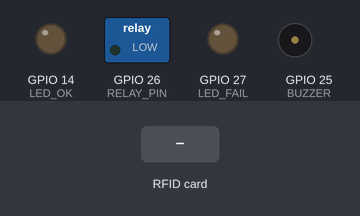
This sketch was run on a simulated ESP32. Parts: switched loads named in the sketch (green lamp = pin HIGH), output pins drawn as LEDs (lit = HIGH), buzzer (waves = sounding, pin HIGH). The inputs (shaded band) are chosen by the test bench. WiFi joins after 1.5 s; servers stay silent unless stated; uploads are accepted with an empty reply; the local clock reads 2024-03-15 10:24:30 at power-on unless the sketch sets it; what the sketch prints to the serial monitor is not drawn.

Above: at 2.8 s.
2.9 s: RFID card 5E 7A 19 C4 held to the reader
At 3.53 s:
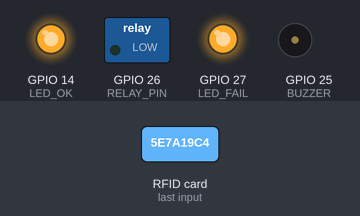
Timing chart, 0 to 5.9 s (numbered marks = the images above; inputs shaded):
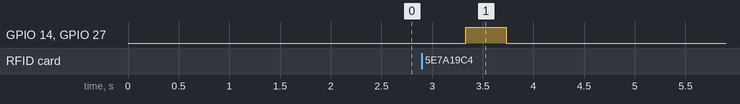

The sketch:

sipav_esp32_firebase.ino
```cpp
/* ════════════════════════════════════════════════════════════════════
   SIPAV-UFPS · Firmware ESP32 + RC522  (Firebase Realtime Database REST)
   ────────────────────────────────────────────────────────────────────
   Qué hace en cada lectura de tarjeta:
     1. Lee el UID de la tarjeta.
     2. Consulta  GET  /users/{UIDKEY}.json   en Firebase.
     3a. Si la tarjeta NO está registrada → escribe /enroll (para que la
         página "Registrar usuario" capture ese UID y lo asigne).
     3b. Si SÍ está registrada → decide permitido/denegado, registra el
         acceso en  POST /logs.json  y abre la barrera si está autorizado.

   ── Dónde se envía el valor del RFID ──
      A tu base de Firebase (la misma que usa la página web).
      No necesitas servidor propio.

   ── Dónde se lee si se autoriza la entrada ──
      En la respuesta del GET /users/{UIDKEY}.json:
        • null            → no registrada
        • {"blocked":true}→ denegado
        • status != Activo→ denegado
        • si no           → PERMITIDO → abre la barrera

   Librerías (Gestor de librerías del IDE de Arduino):
     • "MFRC522" by GithubCommunity
     • "ArduinoJson" by Benoit Blanchon
   Placa: "ESP32 Dev Module"
   ════════════════════════════════════════════════════════════════════ */

#include <WiFi.h>
#include <WiFiClientSecure.h>
#include <HTTPClient.h>
#include <SPI.h>
#include <MFRC522.h>
#include <ArduinoJson.h>

// ───────────── CONFIGURA ESTO ─────────────
const char* WIFI_SSID     = "TU_WIFI";
const char* WIFI_PASSWORD = "TU_CLAVE_WIFI";

// URL de tu Realtime Database SIN barra final.
// La ves en la consola de Firebase → Realtime Database (arriba).
// Ej: https://sipav-ufps-default-rtdb.firebaseio.com
const char* DB_URL        = "https://sipav-ufps-default-rtdb.firebaseio.com";

// Pines de la barrera / señalización
#define RELAY_PIN  26   // relé que activa el motor / electroimán de la barrera
#define LED_OK     14   // LED verde  (permitido)
#define LED_FAIL   27   // LED rojo   (denegado / no registrada)
#define BUZZER     25   // opcional (-1 si no usas)

const int  OPEN_TIME_MS = 4000;   // tiempo que la barrera queda abierta
const bool RELAY_ACTIVE_HIGH = true;

// Pines RC522 (SPI)
#define SS_PIN   5
#define RST_PIN  22
// (SCK=18, MOSI=23, MISO=19 son fijos del bus SPI del ESP32)

MFRC522 rfid(SS_PIN, RST_PIN);

// ───────────── SETUP ─────────────
void setup() {
  Serial.begin(115200);
  pinMode(RELAY_PIN, OUTPUT); relay(false);
  pinMode(LED_OK, OUTPUT);    digitalWrite(LED_OK, LOW);
  pinMode(LED_FAIL, OUTPUT);  digitalWrite(LED_FAIL, LOW);
  if (BUZZER >= 0) { pinMode(BUZZER, OUTPUT); digitalWrite(BUZZER, LOW); }

  SPI.begin();
  rfid.PCD_Init();
  Serial.println("\nLector RC522 listo.");

  WiFi.begin(WIFI_SSID, WIFI_PASSWORD);
  Serial.print("Conectando a WiFi");
  while (WiFi.status() != WL_CONNECTED) { delay(400); Serial.print("."); }
  Serial.println("\n✓ WiFi OK. IP: " + WiFi.localIP().toString());

  // Hora real (NTP) para que los registros tengan fecha/hora correcta.
  // GMT-5 (Colombia) = -18000 segundos.
  configTime(-18000, 0, "pool.ntp.org", "time.nist.gov");
  Serial.print("Sincronizando hora");
  time_t now = time(nullptr);
  while (now < 1700000000) { delay(300); Serial.print("."); now = time(nullptr); }
  Serial.println(" ✓");
}

// ───────────── HELPERS ─────────────
void relay(bool on) {
  digitalWrite(RELAY_PIN, (on == RELAY_ACTIVE_HIGH) ? HIGH : LOW);
}

String uidConEspacios(MFRC522::Uid uid) {       // "A1 B2 C3 D4"
  String s = "";
  for (byte i = 0; i < uid.size; i++) {
    if (uid.uidByte[i] < 0x10) s += "0";
    s += String(uid.uidByte[i], HEX);
    if (i < uid.size - 1) s += " ";
  }
  s.toUpperCase();
  return s;
}
String uidKey(const String& uidEspacios) {      // "A1B2C3D4"
  String k = "";
  for (size_t i = 0; i < uidEspacios.length(); i++) {
    char c = uidEspacios[i];
    if (c != ' ') k += c;
  }
  return k;
}

void abrirBarrera() {
  Serial.println("→ PERMITIDO: abriendo barrera");
  digitalWrite(LED_OK, HIGH);
  if (BUZZER >= 0) { digitalWrite(BUZZER, HIGH); delay(120); digitalWrite(BUZZER, LOW); }
  relay(true);
  delay(OPEN_TIME_MS);
  relay(false);
  digitalWrite(LED_OK, LOW);
}
void rechazar() {
  Serial.println("→ DENEGADO");
  for (int i = 0; i < 3; i++) {
    digitalWrite(LED_FAIL, HIGH);
    if (BUZZER >= 0) digitalWrite(BUZZER, HIGH);
    delay(120);
    digitalWrite(LED_FAIL, LOW);
    if (BUZZER >= 0) digitalWrite(BUZZER, LOW);
    delay(120);
  }
}

// ───────────── FIREBASE REST ─────────────
String fbGet(const String& path) {
  WiFiClientSecure client; client.setInsecure();
  HTTPClient http; http.setTimeout(8000);
  http.begin(client, String(DB_URL) + path);
  int code = http.GET();
  String body = (code == 200) ? http.getString() : String("null");
  http.end();
  return body;
}
void fbPost(const String& path, const String& json) {
  WiFiClientSecure client; client.setInsecure();
  HTTPClient http; http.setTimeout(8000);
  http.begin(client, String(DB_URL) + path);
  http.addHeader("Content-Type", "application/json");
  http.POST(json);
  http.end();
}
void fbPut(const String& path, const String& json) {
  WiFiClientSecure client; client.setInsecure();
  HTTPClient http; http.setTimeout(8000);
  http.begin(client, String(DB_URL) + path);
  http.addHeader("Content-Type", "application/json");
  http.PUT(json);
  http.end();
}

String esc(const String& s) {  // escape comillas para JSON
  String o = ""; for (size_t i=0;i<s.length();i++){ char c=s[i]; if(c=='"'||c=='\\') o+='\\'; o+=c; } return o;
}

// ───────────── LOOP ─────────────
void loop() {
  if (!rfid.PICC_IsNewCardPresent() || !rfid.PICC_ReadCardSerial()) {
    delay(60);
    return;
  }

  String uid = uidConEspacios(rfid.uid);
  String key = uidKey(uid);
  Serial.println("\nTarjeta: " + uid + "  (key " + key + ")");

  String resp = fbGet("/users/" + key + ".json");
  Serial.println("← " + resp);

  if (resp == "null" || resp.length() < 3) {
    // ── Tarjeta NO registrada → enviar a /enroll para asignarla en la web
    Serial.println("→ NO registrada: enviada a /enroll para registro");
    fbPut("/enroll.json", "{\"uid\":\"" + esc(uid) + "\",\"ts\":" + String(millis()) + "}");
    // parpadeo informativo (ámbar = ambos LEDs)
    digitalWrite(LED_OK, HIGH); digitalWrite(LED_FAIL, HIGH); delay(400);
    digitalWrite(LED_OK, LOW);  digitalWrite(LED_FAIL, LOW);
  } else {
    // ── Tarjeta registrada → evaluar y registrar acceso
    StaticJsonDocument<512> doc;
    bool allowed = false; String name="Usuario", role="", plate="", vt="", reason="";
    if (deserializeJson(doc, resp) == DeserializationError::Ok) {
      bool blocked = doc["blocked"] | false;
      String status = String((const char*)(doc["status"] | "Activo"));
      name  = String((const char*)(doc["name"]  | "Usuario"));
      role  = String((const char*)(doc["role"]  | ""));
      plate = String((const char*)(doc["plate"] | ""));
      vt    = String((const char*)(doc["vehicleType"] | ""));
      if (blocked)              reason = "Usuario bloqueado";
      else if (status != "Activo") reason = "Usuario inactivo";
      else allowed = true;
    } else {
      reason = "Error de lectura";
    }

    // Registrar acceso en /logs
    String log = "{";
    log += "\"uid\":\"" + esc(uid) + "\",";
    log += "\"name\":\"" + esc(name) + "\",";
    log += "\"role\":\"" + esc(role) + "\",";
    log += "\"plate\":\"" + esc(plate) + "\",";
    log += "\"vehicleType\":\"" + esc(vt) + "\",";
    log += "\"gate\":\"La Casona\",";
    log += "\"status\":\"" + String(allowed ? "Permitido" : "Denegado") + "\",";
    log += "\"reason\":" + String(reason.length() ? "\"" + esc(reason) + "\"" : "null") + ",";
    log += "\"ts\":" + String((double)time(nullptr) * 1000.0, 0);
    log += "}";
    fbPost("/logs.json", log);

    if (allowed) abrirBarrera(); else rechazar();
  }

  rfid.PICC_HaltA();
  rfid.PCD_StopCrypto1();
  delay(1200);   // anti-rebote
}
```

Measured:
- after the input at 2.9 s, GPIO 14 (LED_OK), GPIO 27 (LED_FAIL): LOW → HIGH after 0.43 s, → LOW 0.40 s later
